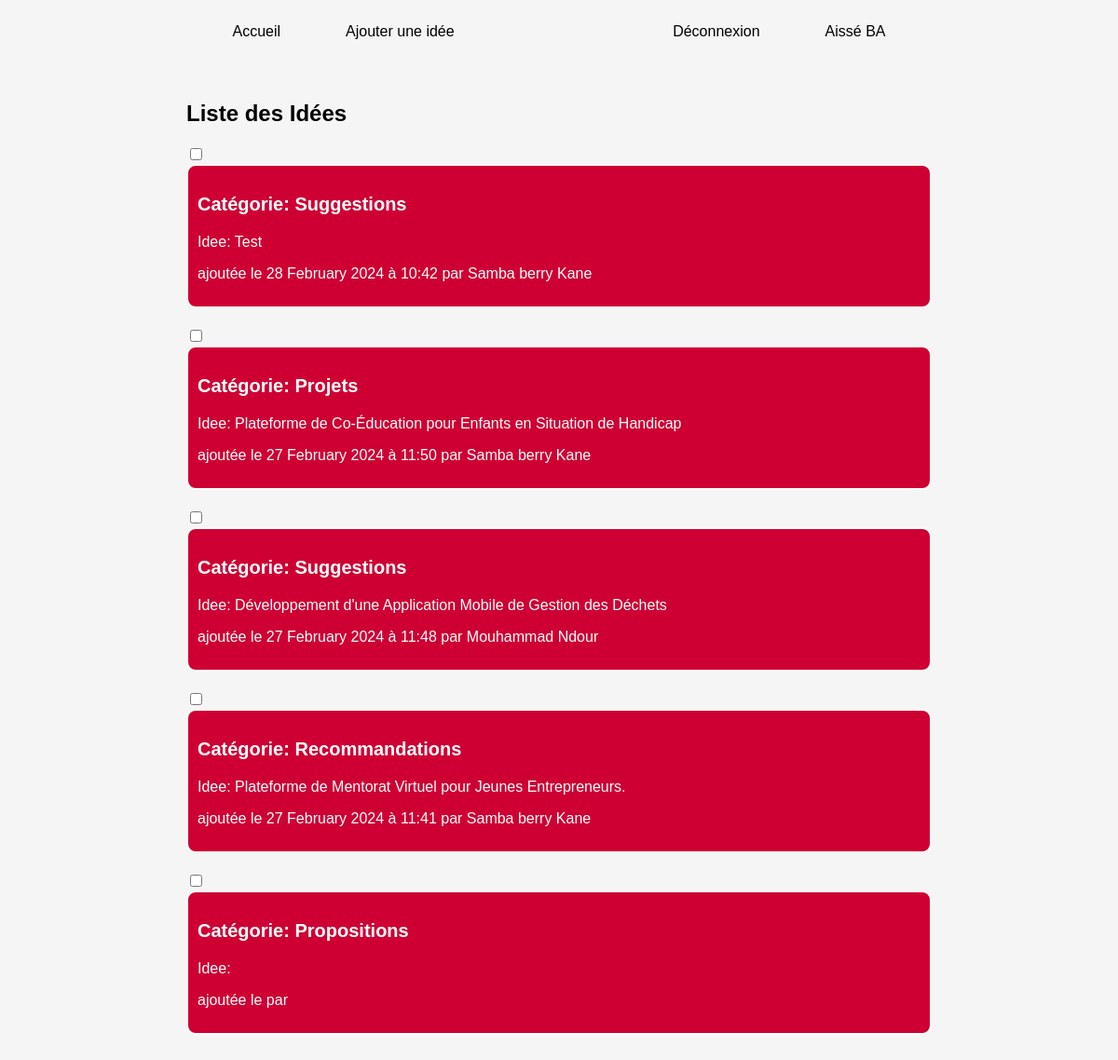
The app's page /index.php (signed in) with its own data.
### tables this page shows
CREATE TABLE `Idees` (
  `id` int(11) NOT NULL,
  `libelle` varchar(100) NOT NULL,
  `texte` text NOT NULL,
  `statut` varchar(15) NOT NULL DEFAULT 'en cours',
  `date_creation` datetime DEFAULT current_timestamp(),
  `id_cat` int(11) NOT NULL,
  `id_utilisateur` int(11) NOT NULL
);

CREATE TABLE `Categorie` (
  `id` int(11) NOT NULL,
  `nom` varchar(50) NOT NULL,
  `description` text DEFAULT NULL,
  `date_creation` datetime DEFAULT current_timestamp()
);

CREATE TABLE `Utilisateur` (
  `id` int(11) NOT NULL,
  `nom` varchar(20) NOT NULL,
  `prenom` varchar(30) NOT NULL,
  `email` varchar(30) NOT NULL,
  `mdp` varchar(30) NOT NULL,
  `num` int(9) NOT NULL,
  `profession` varchar(100) DEFAULT NULL,
  `adresse` varchar(100) DEFAULT NULL,
  `role` varchar(20) DEFAULT 'utlisateur'
);

### cnx.php (called while the page is built, shortened)
<?php
$dsn = 'mysql:host=localhost;dbname=idee_db;charset=utf8';
$user = 'root';
$pass = '';
try {
    $cnx = new PDO($dsn, $user, $pass);
} catch (PDOException $e) {
    echo 'Une erreur est survenue !' . $e->getMessage();
}
$sql1 = "SELECT i.id ,c.nom AS Categorie, i.libelle AS idees, DATE_FORMAT(i.date_creation, '%d %M %Y à %H:%i') AS date_ajout, u.prenom, u.nom FROM Categorie c LEFT JOIN Idees i ON c.id = i.id_cat LEFT JOIN Utilisateur u ON u.id = i.id_utilisateur ORDER BY date_ajout DESC";
$req1 = $cnx->prepare($sql1);
$req1->execute();

### index.php (the view, shortened to what this page needs)
<?php
require('cnx.php');
?>
<!DOCTYPE html>
<html lang="en">
<head>
    <link rel="stylesheet" href="styles/page-index.css">
</head>
<body>
    <?php include('header.php') ?>
    <div class="container">
        <h2>Liste des Idées</h2>
        <?php while ($data = $req1->fetch(PDO::FETCH_ASSOC)) { ?>
            <input type="checkbox" class="toggle">
            <div class="category-box">
                <p class="category-title">Catégorie: <?= ucfirst($data['Categorie']); ?></p>
                <p class="idea-description">
                    <a href="detail.php?id=<?= $data['id']; ?>">Idee: <?= ucfirst($data['idees']); ?></a>
                </p>
                <p class="idea-date">ajoutée le <?= ($data['date_ajout']); ?> par <?= ucfirst($data['prenom']); ?> <?= ucfirst($data['nom']); ?>
                </p>
            </div>
        <?php } ?>
    </div>
</body>
</html>

### styles/page-index.css (style rules this page uses)
body { font-family: Arial, sans-serif; background-color: #f5f5f5; margin: 0; padding: 0; }
.container { max-width: 800px; margin: 0 auto; padding: 20px; }
.category-box { background-color: #CE0033; border: 2px solid #FFFFFF;; border-radius: 10px; padding: 10px; margin-bottom: 20px; }
.category-title { font-size: 20px; font-weight: bold; color: #FFFFFF; }
.idea-description a { font-size: 16px; color: #FFFFFF; text-decoration: none; }
.idea-date { font-size: 16px; color: #FFFFFF; }

### records on screen
idees: id_cat.nom "Suggestions", libelle "Test", date_ajout "28 February 2024 à 10:42", id_utilisateur.prenom "Samba berry", id_utilisateur.nom "Kane"
idees: id_cat.nom "Projets", libelle "Plateforme de Co-Éducation pour Enfants en Situation de Handicap", date_ajout "27 February 2024 à 11:50", id_utilisateur.prenom "Samba berry", id_utilisateur.nom "Kane"
idees: id_cat.nom "Suggestions", libelle "Développement d'une Application Mobile de Gestion des Déchets", date_ajout "27 February 2024 à 11:48", id_utilisateur.prenom "Mouhammad", id_utilisateur.nom "Ndour"
idees: id_cat.nom "Recommandations", libelle "Plateforme de Mentorat Virtuel pour Jeunes Entrepreneurs.", date_ajout "27 February 2024 à 11:41", id_utilisateur.prenom "Samba berry", id_utilisateur.nom "Kane"
categorie: nom "Propositions"

### other values on screen
$utilisateur['prenom'] "Aissé"
$utilisateur['nom'] "BA"
